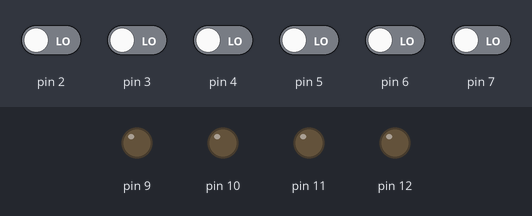
Bench run of a sketch on a simulated Arduino Uno, built with avr-gcc and run on an emulated ATmega328P. On the bench: output pins drawn as LEDs (lit = HIGH). Inputs (shaded band) come from the test bench; at power-on: pin 2–7 LOW.

Above: at 1.2 s.
1.3 s: pin 2 driven HIGH
At 2.1 s:
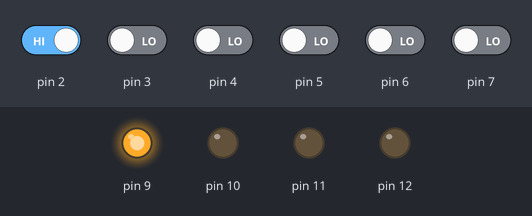
2.8 s: pin 3 driven HIGH
At 3.3 s:
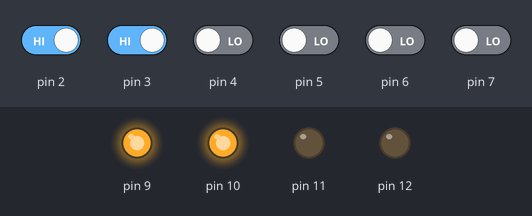
4.3 s: pin 4 driven HIGH
At 5.5 s:
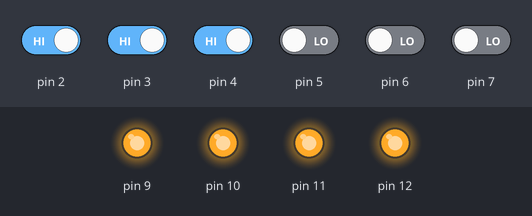
5.8 s: pin 2 driven LOW
At 6.8 s:
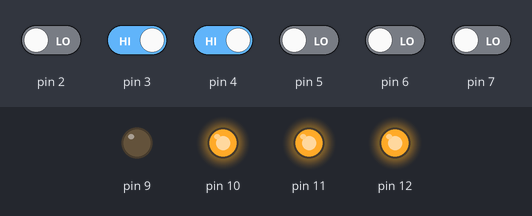
7.3 s: pin 3 driven LOW
At 7.9 s:
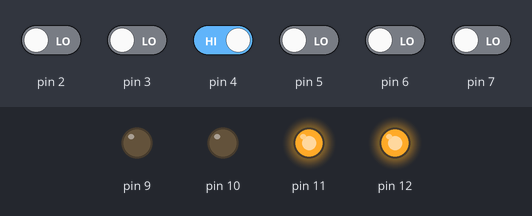
8.8 s: pin 2 driven HIGH
At 9.1 s:
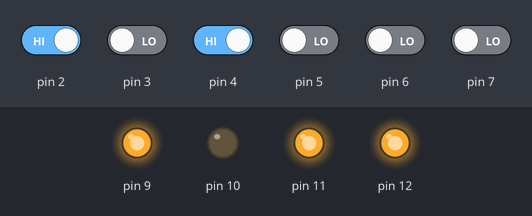
Timing chart, 0 to 11.3 s (numbered marks = the images above; inputs shaded):
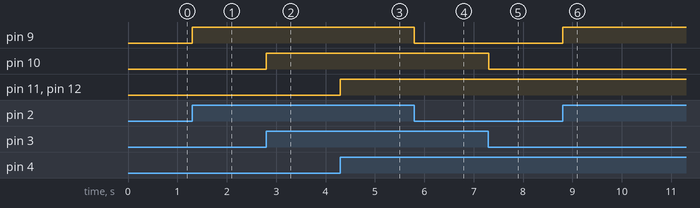

Measured:
- after the input at 1.3 s, pin 9: LOW → HIGH at once
- after the input at 2.8 s, pin 10: LOW → HIGH at once
- after the input at 4.3 s, pin 11, pin 12: LOW → HIGH at once
- after the input at 5.8 s, pin 9: HIGH → LOW at once
- after the input at 7.3 s, pin 10: HIGH → LOW at once
- after the input at 8.8 s, pin 9: LOW → HIGH at once

The sketch:

trans_dir.ino
```cpp
void setup() {

  for(int p=9;p<=12;p++)
    pinMode(p, OUTPUT);
    for(int b=2;b<=7;b++)
    pinMode(b, INPUT);

}

void loop() {
   int in[6];
   for(int b=2;b<=7;b++)
   in[b-2]=digitalRead(b);
   //2,3- mode and kick
   digitalWrite(9,in[0]);
   digitalWrite(10,in[1]);
   //buttons:- 4-forward, 5-backward, 6-left, 7-right
   //outputs:- 11-forward, 00-backward, 10-left, 01-right
   digitalWrite(11,(in[2]+in[4])!=0);
   digitalWrite(12,(in[2]+in[5])!=0);
   delay(1);        // delay in between reads for stability
}
```
